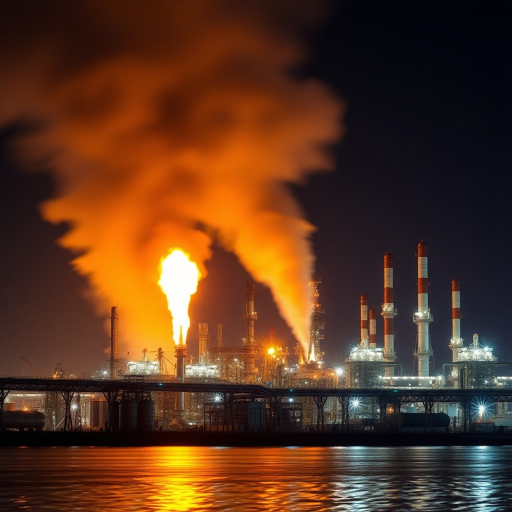
#> input picture assets/pic_putin.jpg, 1024 x 1024 px (shown at 1/2 size)
$ python render.py
#> lines starting #> are read from the running program, lines starting #| are printed output that depends on the picture
#!/usr/bin/env python3
"""Render entry.png for news-image-20261125: 'The World Today'.

Layout (DIFFERENT from the 20261124 entry, which used map+numbers band,
12 pictured stories in two rows, and a 4x2 region grid):
  masthead -> 3 lead stories side by side -> markets ticker ->
  left: 8 region blocks in 2 columns x 4 rows, right: rail of 12
  pictured stories (2 cols x 6 rows) -> bottom: world map with 12 pins
  + timeline + 'left out as older news' box -> sources footer.
"""
import os
from PIL import Image, ImageDraw, ImageFont

W, H = 1024, 1024
BASE = os.path.dirname(os.path.abspath(__file__))
ASSETS = os.path.join(BASE, "assets")

FB = os.path.join(ASSETS, "DejaVuSans-Bold.ttf")
FR = os.path.join(ASSETS, "DejaVuSans.ttf")


def font(path, size):
    return ImageFont.truetype(path, size)


def fit(text, fnt, maxw, draw):
    """Truncate text with an ellipsis so it fits maxw pixels."""
    if draw.textlength(text, font=fnt) <= maxw:
        return text
    while text and draw.textlength(text + "...", font=fnt) > maxw:
        text = text[:-1]
    return text + "..."


def wrap(text, fnt, maxw, draw, lines=2):
    words = text.split()
    out, cur = [], ""
    for w in words:
        trial = (cur + " " + w).strip()
        if draw.textlength(trial, font=fnt) <= maxw:
            cur = trial
        elif len(out) < lines - 1:
            out.append(cur)
            cur = w
        else:
            cur = fit(cur + " " + w, fnt, maxw, draw)
            break
    else:
        if cur:
            out.append(cur)
        return out[:lines]
    if cur:
        out.append(cur)
    return out[:lines]


INK = (18, 18, 18)
PAPER = (250, 248, 242)
RED = (178, 34, 34)
NAVY = (24, 48, 96)
GREY = (90, 90, 90)
RULE = (180, 175, 165)

img = Image.new("RGB", (W, H), PAPER)
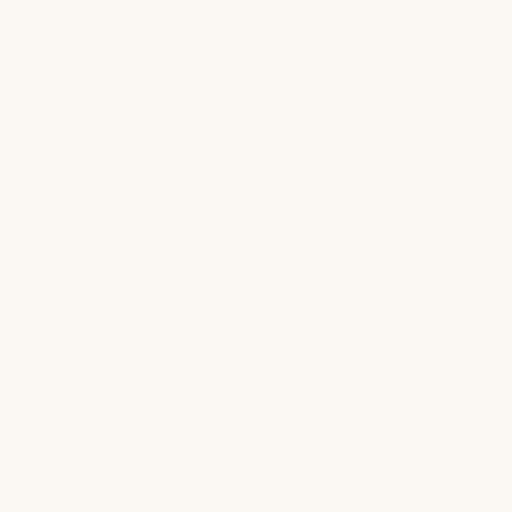
#> img: PIL image 1024x1024 RGB (shown at 1/2 size); mean R, G, B 250, 248, 242
d = ImageDraw.Draw(img)

# ---------- masthead ----------
d.rectangle([0, 0, W, 80], fill=(12, 12, 12))
d.text((14, 10), "THE WORLD TODAY", font=font(FB, 36), fill=(255, 255, 255))
d.text((14, 56), "One day's world news  -  40 stories  -  8 regions  -  12 pictures",
       font=font(FR, 11), fill=(210, 210, 210))
d.text((700, 8), "WEDNESDAY", font=font(FB, 17), fill=(255, 210, 90))
d.text((700, 30), "25 NOVEMBER 2026", font=font(FB, 24), fill=(255, 255, 255))
d.text((700, 60), "Every event happened or was first reported today",
       font=font(FR, 10), fill=(210, 210, 210))
d.rectangle([0, 80, W, 83], fill=RED)

# ---------- 3 lead stories ----------
leads = [
    ("LEAD 1  -  UKRAINE WAR",
     "Putin vows \"inevitable\" retaliation",
     "For Ukraine's drone strikes on Russian refineries, defying Trump's plea. Kyiv also confirms a Baltic ship strike.",
     "Reuters / Silk Paradox"),
    ("LEAD 2  -  MIDDLE EAST",
     "Houthis hit Riyadh's tallest tower",
     "11 wounded in a second strike in days, as tankers are hit by mines in Hormuz and Gaza is struck again.",
     "Saudi Civil Defense / Reuters"),
    ("LEAD 3  -  SPACE",
     "Shenzhou-24 lifts off with a Pakistani",
     "Muhammad Zeeshan Ali becomes the first Pakistani in orbit, aboard China's Tiangong station.",
     "Reuters / AP"),
]
lx = [8, 348, 688]
for i, (kick, head, det, src) in enumerate(leads):
    x = lx[i]
    d.text((x, 90), kick, font=font(FB, 9), fill=RED)
    for j, ln in enumerate(wrap(head, font(FB, 14), 322, d, 2)):
        d.text((x, 106 + j * 17), ln, font=font(FB, 14), fill=INK)
    for j, ln in enumerate(wrap(det, font(FR, 10), 322, d, 2)):
        d.text((x, 142 + j * 12), ln, font=font(FR, 10), fill=(50, 50, 50))
    d.text((x, 170), "Source: " + src, font=font(FR, 8), fill=GREY)
    if i < 2:
        d.line([x + 330, 90, x + 330, 182], fill=RULE, width=1)

# ---------- markets ticker ----------
d.rectangle([0, 186, W, 208], fill=NAVY)
d.text((10, 191), "MARKETS 25 NOV:  Nasdaq -1.5%  -  S&P 500 -0.5%  -  Dow +0.8%  -  Nvidia -6%  -  Micron -11%  -  Brent $86.68  -  Gold $3,625/oz  -  Bitcoin ~$61k",
       font=font(FB, 10), fill=(255, 255, 255))

# ---------- region blocks: 2 cols x 4 rows ----------
regions = [
    ("1  UKRAINE & RUSSIA", NAVY, [
        ("Putin vows \"inevitable\" retaliation", "For Ukraine's refinery strikes, defying Trump's plea  -  Reuters"),
        ("Zelenskiy confirms Baltic ship strike", "Russian cargo ship hit in the Gulf of Finland  -  Reuters"),
        ("Norway: $7bn for Ukraine in 2027", "Air defence first; Oslo urges restraint  -  Kyiv Independent"),
        ("Russian drone enters Poland", "Briefly crossed airspace in overnight attack  -  Poland"),
        ("Hungary PM meets Zelenskiy", "First visit by a Hungarian PM since 2015  -  Euronews"),
    ]),
    ("2  MIDDLE EAST", (122, 20, 20), [
        ("Houthis hit Riyadh's tallest tower", "11 wounded in 2nd strike in days  -  Saudi Civil Defense"),
        ("Israeli strike kills Hamas security chief", "Naeem Abu Nahel killed in Gaza City airstrike  -  Reuters"),
        ("Three killed in Gaza strike", "IDF strike amid repeated ceasefire violations, medics say  -  AP"),
        ("Tankers hit by mines in Hormuz", "IRGC: 3 tankers hit; Red Sea threat grows  -  Reuters"),
        ("Xi: Gaza needs peace, not destruction", "China urges permanent ceasefire at UN solidarity day  -  teleSUR"),
    ]),
    ("3  AMERICAS", (20, 90, 50), [
        ("Trump: Iran war \"funded\" thru January", "Warns Dems not to turn \"total win\" to loss  -  NY Post"),
        ("Trump to meet El-Sayed on \"Trumpcare\"", "Calls Medicare-for-All rebrand \"very smart\"  -  CNN"),
        ("Cartagena hostage siege", "Gunmen hold 30 after failed cash-truck robbery  -  Presidency"),
        ("Trump pardons turkeys Freedom & Feathers", "Thanksgiving rite touts economy and new ballroom  -  AP"),
        ("Fort Hood shooter seeks stay", "Hasan asks court to halt execution set for next week  -  Court records"),
    ]),
    ("4  EUROPE", (80, 40, 110), [
        ("Sarkozy & Carla Bruni to face trial", "Corruption case ordered to trial; pre-trial 1 Apr 2027  -  Reuters"),
        ("NATO vows space defence", "After reports Russia may launch nuclear-armed satellite in Dec  -  NATO"),
        ("EU unveils 22nd Russia sanctions", "Russian-flag athletes banned; visa curbs  -  EU"),
        ("Russia budget: defence +27%", "Defence a record R17.1tn in 2027-29 budget  -  Moscow Times"),
        ("UK sanctions Houthi leaders", "Four leaders targeted over torture and shipping threats  -  UK govt"),
    ]),
    ("5  ASIA-PACIFIC", (140, 80, 0), [
        ("Shenzhou-24 lifts off with Pakistani", "First Pakistani in orbit; first foreigner on Tiangong  -  Reuters"),
        ("S. Korea scrambles jets", "Russian jets enter air defence zone near Ulleung  -  Seoul"),
        ("S. Korea education minister quits", "Resigns over national exam cheating scandal  -  Ministry"),
        ("China probes Shanghai party chief", "Chen Jining under investigation, Beijing confirms  -  Daily Debrief"),
        ("Solomons to drop China pact", "Will end Beijing security deal, sign new one with Australia  -  Reports"),
    ]),
    ("6  SE ASIA & INDONESIA", (0, 100, 110), [
        ("Dozens trapped in Pongkor mine", "West Java gold mine flooded since Mon; rescue under way  -  Reuters"),
        ("15,164 Indonesians in scam rings", "2026 cases double 2025; 139 deported  -  Ministry"),
        ("Indonesia foils 21 \"mercenaries\"", "Citizens stopped from joining Russia; network dismantled  -  Antara"),
        ("Jakarta pushes ASEAN scam protocol", "Biometric SIM rules; 67,578 fraud contents handled  -  Antara"),
        ("72 orangutans saved from fires", "Rescued from West Kalimantan wildfires since Aug  -  BKSDA"),
    ]),
    ("7  AFRICA & LATIN AMERICA", (110, 60, 0), [
        ("DR Congo reimposes cobalt ban", "Export ban restored as prices fall; top producer acts  -  Reuters"),
        ("Congo rebels pull back near Bunia", "Announcement after heavy fighting in Ituri  -  Reports"),
        ("Ebola staff trapped in hospital", "WHO staff sheltering in Ituri ward 48h+  -  UN"),
        ("5 women killed every hour", "By partners or family; Africa worst at 2.9 per 100,000  -  UN"),
        ("Colombia: 10 years after peace deal", "Guterres urges full implementation of 2016 accord  -  UN News"),
    ]),
    ("8  MARKETS, SPORT & SCIENCE", (60, 60, 60), [
        ("AI sell-off resumes on Wall St", "Nasdaq -1.5%, Nvidia -6% after tariff-report jolt  -  Reuters"),
        ("US blacklists Megaspeed", "Singapore probes chip diversion to China  -  US"),
        ("Sooryavanshi's record double ton", "Fastest List A double hundred in cricket history  -  BCCI"),
        ("Gukesh holds Sindarov", "World champion weathers time pressure in title match  -  Sportstar"),
        ("GTA 6: 39m PS5 players in 4 days", "Sony's biggest launch in 30 years  -  Sony"),
    ]),
]
bx0, by0 = 8, 216
bw, bh = 350, 166
for ri, (title, col, stories) in enumerate(regions):
    cx = bx0 + (ri % 2) * (bw + 8)
    cy = by0 + (ri // 2) * (bh + 4)
    d.rectangle([cx, cy, cx + bw, cy + 20], fill=col)
    d.text((cx + 6, cy + 4), title, font=font(FB, 11), fill=(255, 255, 255))
    d.text((cx + bw - 52, cy + 4), "5 STORIES", font=font(FB, 8), fill=(220, 220, 220))
    for si, (head, det) in enumerate(stories):
        sy = cy + 24 + si * 28
        d.text((cx + 4, sy), str(si + 1) + ".", font=font(FB, 10), fill=RED)
        d.text((cx + 20, sy), fit(head, font(FB, 10), bw - 24, d),
               font=font(FB, 10), fill=INK)
        d.text((cx + 20, sy + 13), fit(det, font(FR, 9), bw - 24, d),
               font=font(FR, 9), fill=(60, 60, 60))

# ---------- right rail: 12 pictured stories ----------
pics = [
    ("pic_putin.jpg", "1 PUTIN VOWS RETALIATION", "Refinery strikes defy Trump plea"),
    ("pic_ship.jpg", "2 BALTIC SHIP STRIKE", "Zelenskiy confirms Ukraine hit"),
    ("pic_riyadh.jpg", "3 RIYADH TOWER HIT", "Houthi strike wounds 11"),
    ("pic_gaza.jpg", "4 HAMAS CHIEF KILLED", "Gaza City airstrike"),
    ("pic_trump.jpg", "5 TURKEYS PARDONED", "Trump touts economy at rite"),
    ("pic_rocket.jpg", "6 SHENZHOU-24 LIFTS OFF", "First Pakistani in orbit"),
    ("pic_mine.jpg", "7 TRAPPED IN MINE", "Pongkor, West Java rescue"),
    ("pic_cartagena.jpg", "8 HOSTAGES IN CARTAGENA", "Supermarket siege"),
    ("pic_satellite.jpg", "9 NATO: SPACE DEFENCE", "Russian nuclear satellite fear"),
    ("pic_cobalt.jpg", "10 COBALT BAN RETURNS", "DR Congo halts exports"),
    ("pic_markets.jpg", "11 AI SELL-OFF RESUMES", "Nasdaq -1.5%, Nvidia -6%"),
    ("pic_cricket.jpg", "12 RECORD DOUBLE TON", "Sooryavanshi, List A cricket"),
]
rx0, ry0 = 724, 216
d.rectangle([rx0, ry0, rx0 + 292, ry0 + 20], fill=(12, 12, 12))
d.text((rx0 + 6, ry0 + 4), "12 PICTURED STORIES",
       font=font(FB, 10), fill=(255, 255, 255))
cw, ch = 143, 103
for i, (fn, cap, sub) in enumerate(pics):
    cx = rx0 + (i % 2) * (cw + 6)
    cy = ry0 + 26 + (i // 2) * (ch + 3)
    try:
        im = Image.open(os.path.join(ASSETS, fn)).convert("RGB")
#> im is the input picture: PIL image 1024x1024 RGB; mean R, G, B 91.8, 53.6, 30.5
        im = im.resize((cw, 64))
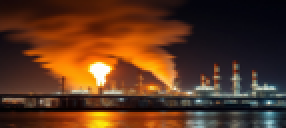
#> im: PIL image 143x64 RGB (shown 2 times larger); mean R, G, B 91.8, 53.6, 30.5
        img.paste(im, (cx, cy))
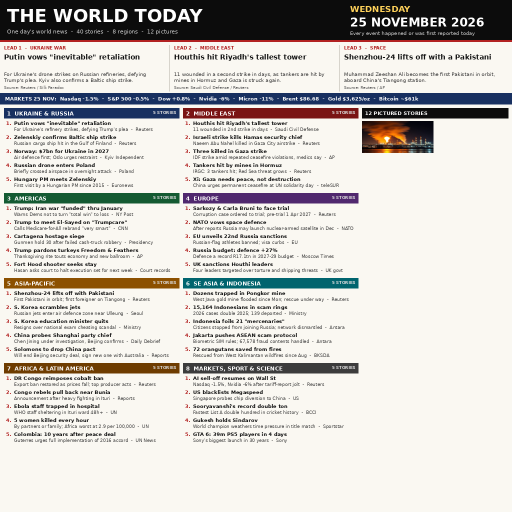
#> img: PIL image 1024x1024 RGB (shown at 1/2 size); mean R, G, B 206.8, 204.1, 199.8
    except Exception:
        d.rectangle([cx, cy, cx + cw, cy + 64], fill=(200, 200, 200))
    d.rectangle([cx, cy, cx + 18, cy + 14], fill=RED)
    d.text((cx + 4, cy + 1), str(i + 1), font=font(FB, 10), fill=(255, 255, 255))
    d.text((cx, cy + 67), fit(cap, font(FB, 9), cw, d), font=font(FB, 9), fill=INK)
    d.text((cx, cy + 80), fit(sub, font(FR, 8), cw, d), font=font(FR, 8), fill=(60, 60, 60))
#> pass 2 of the loop `for i, (fn, cap, sub) in enumerate(pics):`:
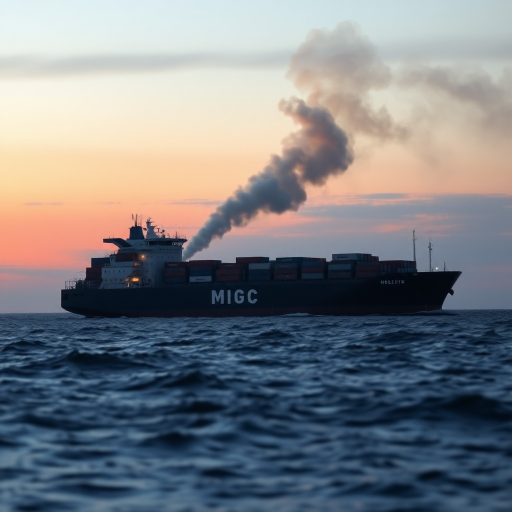
#> input picture assets/pic_ship.jpg, 1024 x 1024 px (shown at 1/2 size)
#> im is the input picture: PIL image 1024x1024 RGB; mean R, G, B 124, 127.4, 132.3
#> `im = im.resize((cw, 64))`:
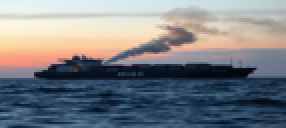
#> im: PIL image 143x64 RGB (shown 2 times larger); mean R, G, B 124, 127.4, 132.4
#> `img.paste(im, (cx, cy))`:
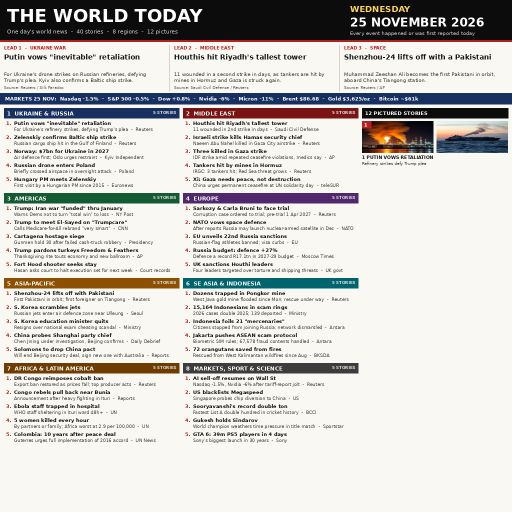
#> img: PIL image 1024x1024 RGB (shown at 1/2 size); mean R, G, B 205.6, 203, 198.8
#> pass 3 of the loop `for i, (fn, cap, sub) in enumerate(pics):`:
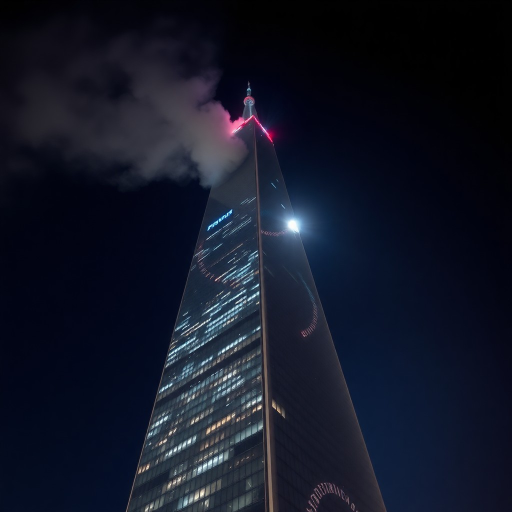
#> input picture assets/pic_riyadh.jpg, 1024 x 1024 px (shown at 1/2 size)
#> im is the input picture: PIL image 1024x1024 RGB; mean R, G, B 18.6, 23, 38.3
#> `im = im.resize((cw, 64))`:
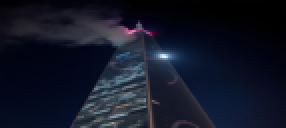
#> im: PIL image 143x64 RGB (shown 2 times larger); mean R, G, B 18.6, 23, 38.3
#> `img.paste(im, (cx, cy))`:
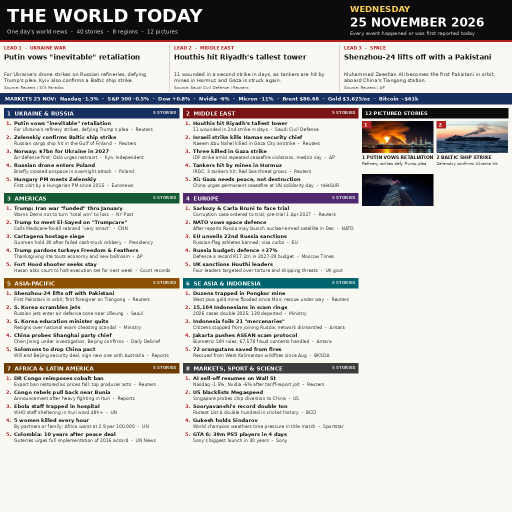
#> img: PIL image 1024x1024 RGB (shown at 1/2 size); mean R, G, B 203.4, 200.8, 196.8
#> the loop made 12 passes; the first 3 are shown

# ---------- bottom: world map with pins ----------
my0, my1 = 862, 986
#> my0 = 862; my1 = 986
mx0, mx1 = 8, 500
d.rectangle([mx0, my0, mx1, my1], fill=(214, 230, 240))
d.text((mx0 + 6, my0 + 3), "WORLD MAP  -  12 PICTURED STORIES PINNED",
       font=font(FB, 10), fill=NAVY)
MAPX0, MAPY0, MAPW, MAPH = mx0 + 4, my0 + 20, mx1 - mx0 - 8, my1 - my0 - 24
#> MAPX0 = 12; MAPY0 = 882; MAPW = 484; MAPH = 100


def proj(lon, lat):
    return (MAPX0 + (lon + 180.0) / 360.0 * MAPW,
            MAPY0 + (90.0 - lat) / 180.0 * MAPH)


CONTINENTS = [
    [(-168, 66), (-140, 70), (-125, 72), (-110, 73), (-95, 80), (-85, 70), (-75, 73),
     (-65, 60), (-55, 52), (-60, 46), (-70, 42), (-75, 35), (-80, 32), (-85, 30),
     (-90, 29), (-97, 26), (-105, 22), (-110, 24), (-115, 30), (-125, 40), (-125, 49),
     (-135, 58), (-155, 60), (-165, 60)],
    [(-45, 60), (-30, 68), (-20, 70), (-25, 76), (-40, 80), (-55, 76), (-58, 70), (-52, 64)],
    [(-80, 9), (-75, 11), (-62, 10), (-52, 5), (-50, 0), (-44, -3), (-35, -8),
     (-40, -20), (-48, -28), (-55, -35), (-65, -41), (-70, -50), (-73, -53),
     (-70, -40), (-72, -20), (-77, -12), (-80, -4), (-81, 3)],
    [(-6, 35), (10, 37), (20, 32), (30, 31), (35, 28), (43, 12), (51, 11), (48, 0),
     (40, -10), (35, -18), (32, -26), (28, -33), (20, -35), (15, -27), (12, -18),
     (9, -1), (9, 4), (-8, 5), (-15, 11), (-17, 15)],
    [(40, 68), (60, 69), (70, 72), (90, 75), (110, 76), (130, 72), (160, 70),
     (178, 66), (170, 60), (160, 55), (145, 60), (142, 50), (140, 40), (130, 35),
     (127, 35), (122, 40), (120, 32), (110, 20), (105, 10), (100, 8), (98, 15),
     (95, 16), (92, 22), (88, 22), (80, 15), (77, 8), (72, 20), (66, 25),
     (60, 25), (55, 26), (52, 28), (48, 30), (43, 12), (40, 15), (38, 20),
     (35, 28), (36, 36), (30, 36), (27, 40), (25, 45), (30, 50), (35, 55), (40, 60)],
    [(-10, 36), (-9, 43), (-2, 48), (0, 50), (3, 52), (8, 57), (10, 59), (18, 56),
     (21, 55), (24, 58), (28, 60), (30, 62), (32, 66), (40, 68), (45, 68),
     (50, 69), (40, 64), (35, 60), (30, 55), (28, 50), (25, 45), (23, 40),
     (20, 40), (15, 44), (12, 44), (8, 44), (3, 43), (0, 40), (-2, 37)],
    [(114, -22), (114, -30), (118, -35), (130, -32), (140, -38), (150, -37),
     (153, -27), (146, -19), (142, -11), (135, -12), (130, -13), (126, -14),
     (122, -17), (115, -20)],
    [(95, 5), (105, 5), (110, -6), (115, -8), (120, -9), (125, -8), (130, -3),
     (135, -2), (140, -4), (138, -8)],
]
for poly in CONTINENTS:
    d.polygon([proj(lon, lat) for lon, lat in poly],
              fill=(196, 200, 190), outline=(120, 120, 120))
PINS = [(37.6, 55.7), (24.0, 59.5), (46.7, 24.7), (34.5, 31.5), (-77.0, 38.9),
        (98.5, 40.0), (106.8, -6.6), (-75.5, 10.4), (4.4, 50.8), (25.5, -10.7),
        (-74.0, 40.7), (72.9, 19.1)]
PIN_OFF = [(10, -2), (-13, -7), (7, 5), (-5, 9), (0, 0), (0, 0), (0, 0),
           (-14, 6), (-15, 3), (0, 0), (18, -12), (9, 0)]
for i, (lon, lat) in enumerate(PINS):
    x, y = proj(lon, lat)
    x += PIN_OFF[i][0]
    y += PIN_OFF[i][1]
    d.ellipse([x - 8, y - 8, x + 8, y + 8], fill=RED, outline=(255, 255, 255))
    d.text((x - 3, y - 6), str(i + 1), font=font(FB, 9), fill=(255, 255, 255))
#> this loop made 12 passes
#> (x, y) on passes 1 to 12: (314.6, 899.1), (273.3, 891.9), (323.8, 923.3), (295.4, 923.5), (150.5, 910.4), (386.4, 909.8), (397.6, 935.7), (138.5, 932.2), (244.9, 906.8), (288.3, 937.9), (172.5, 897.4), (361, 921.4)

# ---------- bottom right: timeline + left-out box ----------
tx0 = 508
d.rectangle([tx0, my0, 1016, my0 + 20], fill=NAVY)
d.text((tx0 + 6, my0 + 4), "TIMELINE  -  WEDNESDAY 25 NOVEMBER 2026",
       font=font(FB, 10), fill=(255, 255, 255))
timeline = [
    ("05:18 PKT", "Shenzhou-24 launches from Jiuquan with a Pakistani aboard"),
    ("morning", "S. Korea scrambles jets as Russian aircraft enter its ADIZ"),
    ("09:20 WIB", "Indonesia: 15,164 citizens caught in overseas scam rings"),
    ("afternoon", "Putin meets oil chiefs, vows retaliation for refinery strikes"),
    ("evening", "Trump interview: Iran war funded thru Jan; \"Trumpcare\" talks"),
]
ty = my0 + 26
#> ty = 888
for t, ev in timeline:
    d.text((tx0 + 4, ty), t, font=font(FB, 9), fill=RED)
    d.text((tx0 + 78, ty), fit(ev, font(FR, 9), 1016 - tx0 - 82, d),
           font=font(FR, 9), fill=INK)
    ty += 12
#> this loop made 5 passes
#> ty on passes 1 to 5: 900, 912, 924, 936, 948
ly = ty + 2
d.rectangle([tx0, ly, 1016, my1], fill=(255, 240, 220), outline=RED)
d.text((tx0 + 6, ly + 3), "LEFT OUT AS OLDER NEWS",
       font=font(FB, 9), fill=RED)
d.text((tx0 + 6, ly + 17),
       fit("Nvidia's Huang reinstated (Mon 23 Nov)  -  COP31 collapsed, no deal (Sun 22 Nov)",
           font(FR, 9), 1016 - tx0 - 12, d), font=font(FR, 9), fill=INK)
d.text((tx0 + 6, ly + 30),
       fit("EU \u20ac90bn Ukraine pledge (19 Nov)  -  Nepal quake, UAE crash (Tue 24 Nov)",
           font(FR, 9), 1016 - tx0 - 12, d), font=font(FR, 9), fill=INK)

# ---------- footer ----------
d.rectangle([0, 992, W, H], fill=(12, 12, 12))
d.text((10, 997),
       "Sources: Reuters, AP, CNN, NY Post, UN News, Euronews, Antara, Kyiv Independent, Moscow Times, BCCI, Sportstar, Sony  -  All 40 stories happened or were first reported on Wed 25 Nov 2026.",
       font=font(FR, 8), fill=(210, 210, 210))
d.text((10, 1010), "THE WORLD TODAY  -  WEDNESDAY 25 NOVEMBER 2026  -  Judge: this image names its day in the masthead, the leads, the timeline and the footer.",
       font=font(FR, 8), fill=(160, 160, 160))

out = os.path.join(BASE, "entry.png")
img.save(out, "PNG", optimize=True)
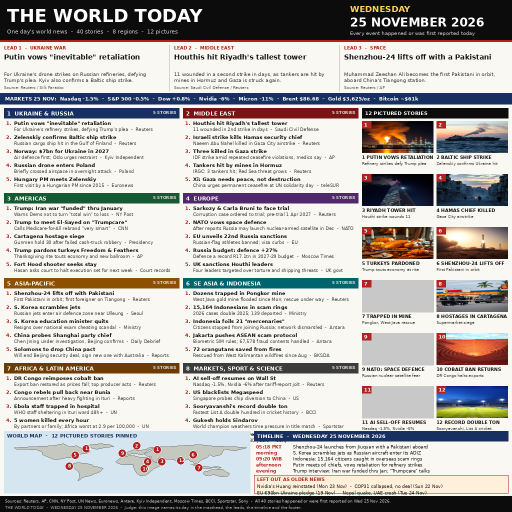
#> saved as entry.png: PIL image 1024x1024 RGB (shown at 1/2 size); mean R, G, B 182, 178.7, 176
print("saved", out, os.path.getsize(out), "bytes")
